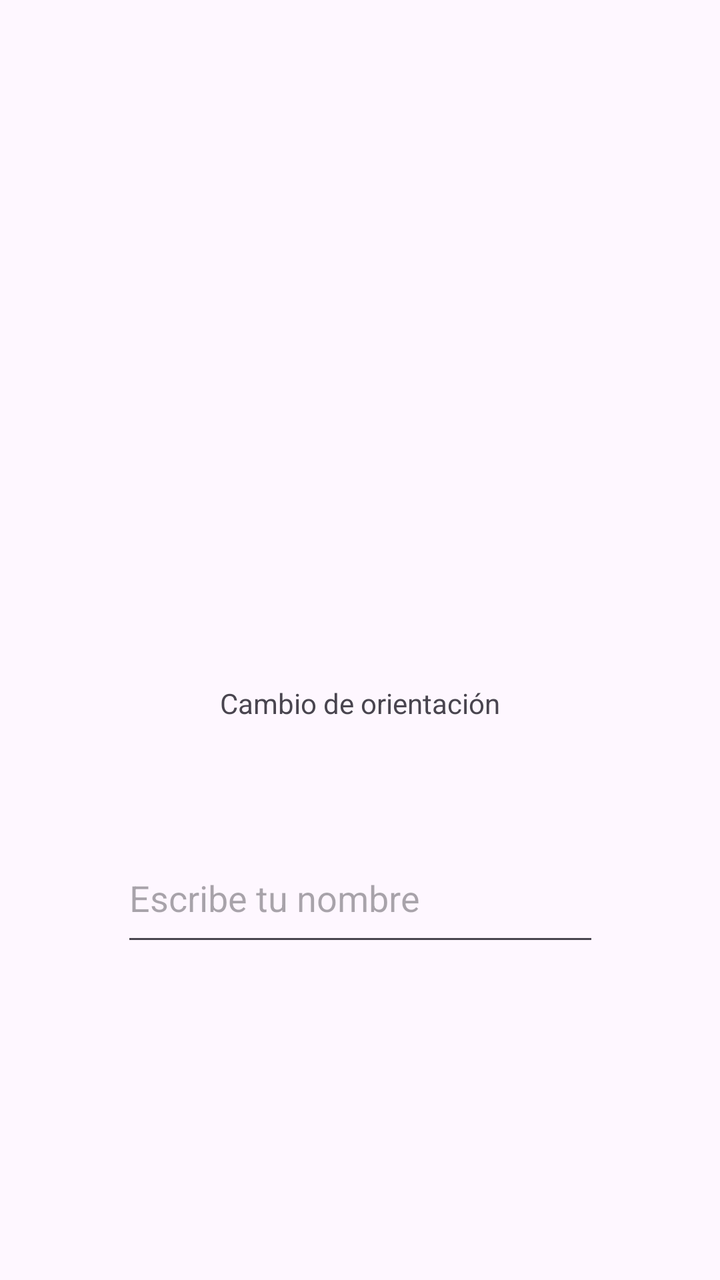
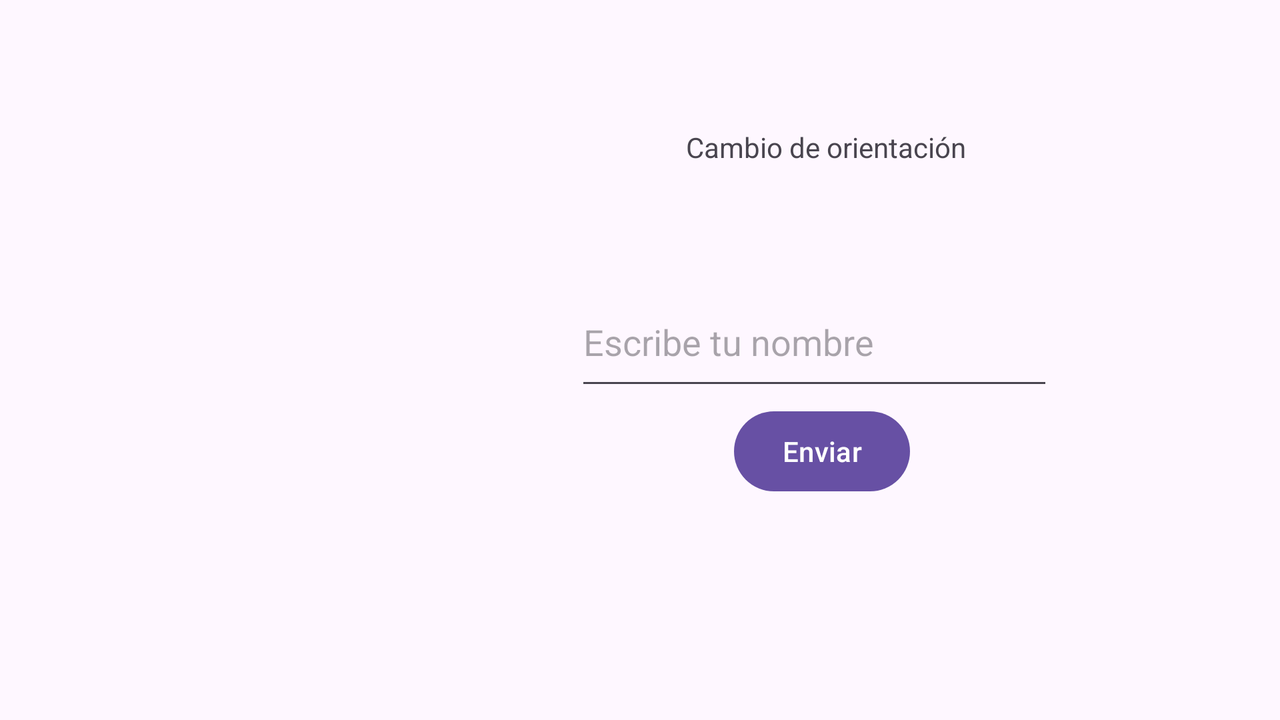

Two renders of one Android screen. The first uses the default layout on a phone; the second uses the alternative layout the repository ships for a different screen configuration, on a matching device. The two XML files are below.
<!-- AndroidManifest.xml: application theme Theme.CambioOrientacion -->
<!-- res/layout/activity_main.xml -->
<?xml version="1.0" encoding="utf-8"?>
<androidx.constraintlayout.widget.ConstraintLayout xmlns:android="http://schemas.android.com/apk/res/android"
    xmlns:app="http://schemas.android.com/apk/res-auto"
    xmlns:tools="http://schemas.android.com/tools"
    android:layout_width="match_parent"
    android:layout_height="match_parent"
    tools:context=".Activity1_Explicito">

    <TextView
        android:id="@+id/textView"
        android:layout_width="wrap_content"
        android:layout_height="wrap_content"
        android:layout_marginTop="76dp"
        android:text="Cambio de orientación"
        app:layout_constraintEnd_toEndOf="parent"
        app:layout_constraintStart_toStartOf="parent"
        app:layout_constraintTop_toBottomOf="@+id/imageView" />

    <EditText
        android:id="@+id/etNombre"
        android:layout_width="239dp"
        android:layout_height="61dp"
        android:layout_marginTop="56dp"
        android:ems="10"
        android:hint="Escribe tu nombre"
        android:inputType="text"
        app:layout_constraintEnd_toEndOf="parent"
        app:layout_constraintStart_toStartOf="parent"
        app:layout_constraintTop_toBottomOf="@+id/textView" />

    <Button
        android:id="@+id/btnCambioActivity"
        android:layout_width="wrap_content"
        android:layout_height="wrap_content"
        android:layout_marginBottom="172dp"
        android:text="Enviar"
        app:layout_constraintBottom_toBottomOf="parent"
        app:layout_constraintEnd_toEndOf="parent"
        app:layout_constraintHorizontal_bias="0.498"
        app:layout_constraintStart_toStartOf="parent"
        app:layout_constraintTop_toBottomOf="@+id/etNombre"
        app:layout_constraintVertical_bias="0.21" />

    <ImageView
        android:id="@+id/imageView"
        android:layout_width="150dp"
        android:layout_height="150dp"
        android:layout_marginTop="116dp"
        app:layout_constraintEnd_toEndOf="parent"
        app:layout_constraintHorizontal_bias="0.498"
        app:layout_constraintStart_toStartOf="parent"
        app:layout_constraintTop_toTopOf="parent"
        android:background="@drawable/avatar3_chico" />

</androidx.constraintlayout.widget.ConstraintLayout>
<!-- resources referenced by this layout -->
<resources>
  <style name="Theme.CambioOrientacion" parent="Base.Theme.CambioOrientacion" />
  <style name="Base.Theme.CambioOrientacion" parent="Theme.Material3.DayNight.NoActionBar">
          
          
      </style>
</resources>
<!-- res/layout-land/activity_main.xml (the repository's variant of the layout above) -->
<!-- drawn on the phone turned sideways -->
<?xml version="1.0" encoding="utf-8"?>
<androidx.constraintlayout.widget.ConstraintLayout xmlns:android="http://schemas.android.com/apk/res/android"
    xmlns:app="http://schemas.android.com/apk/res-auto"
    xmlns:tools="http://schemas.android.com/tools"
    android:layout_width="match_parent"
    android:layout_height="match_parent"
    tools:context=".Activity1_Explicito">

    <TextView
        android:id="@+id/textView"
        android:layout_width="wrap_content"
        android:layout_height="wrap_content"
        android:layout_marginTop="64dp"
        android:text="Cambio de orientación"
        app:layout_constraintEnd_toEndOf="parent"
        app:layout_constraintHorizontal_bias="0.686"
        app:layout_constraintStart_toStartOf="parent"
        app:layout_constraintTop_toTopOf="parent" />

    <EditText
        android:id="@+id/etNombre"
        android:layout_width="239dp"
        android:layout_height="61dp"
        android:layout_marginTop="56dp"
        android:ems="10"
        android:hint="Escribe tu nombre"
        android:inputType="text"
        app:layout_constraintEnd_toEndOf="parent"
        app:layout_constraintHorizontal_bias="0.717"
        app:layout_constraintStart_toStartOf="parent"
        app:layout_constraintTop_toBottomOf="@+id/textView" />

    <Button
        android:id="@+id/btnCambioActivity"
        android:layout_width="wrap_content"
        android:layout_height="wrap_content"
        android:layout_marginBottom="104dp"
        android:text="Enviar"
        app:layout_constraintBottom_toBottomOf="parent"
        app:layout_constraintEnd_toEndOf="parent"
        app:layout_constraintHorizontal_bias="0.665"
        app:layout_constraintStart_toStartOf="parent"
        app:layout_constraintTop_toBottomOf="@+id/etNombre"
        app:layout_constraintVertical_bias="0.222" />

    <ImageView
        android:id="@+id/imageView"
        android:layout_width="200dp"
        android:layout_height="200dp"
        android:layout_marginStart="68dp"
        app:layout_constraintBottom_toBottomOf="parent"
        app:layout_constraintEnd_toStartOf="@+id/etNombre"
        app:layout_constraintHorizontal_bias="0.223"
        app:layout_constraintStart_toStartOf="parent"
        app:layout_constraintTop_toTopOf="parent"
        android:background="@drawable/avatar3_chico" />

</androidx.constraintlayout.widget.ConstraintLayout>
